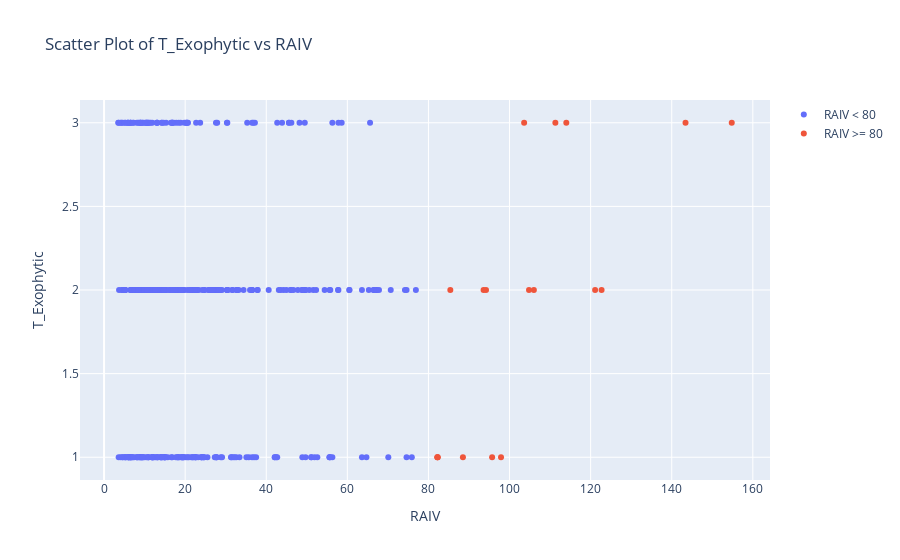

The notebook cell this image was saved under:
### Markdown cell above
## T_Exophytic , RAIV 을 2차원으로 확인

### Code cell
# Filter merged_result based on RAIV >= 80
merged_result_raiv_80 = merged_result[merged_result['RAIV'] >= 80]

# Create a scatter plot for RAIV < 80
trace_raiv_lt_80 = go.Scatter(
    x=merged_result[merged_result['RAIV'] < 80]['RAIV'],
    y=merged_result[merged_result['RAIV'] < 80]['T_Exophytic'],
    mode='markers',
    name='RAIV < 80'
)

# Create a scatter plot for RAIV >= 80
trace_raiv_gte_80 = go.Scatter(
    x=merged_result_raiv_80['RAIV'],
    y=merged_result_raiv_80['T_Exophytic'],
    mode='markers',
    name='RAIV >= 80'
)

# Create layout
layout = go.Layout(
    title="Scatter Plot of T_Exophytic vs RAIV",
    xaxis=dict(title='RAIV'),
    yaxis=dict(title='T_Exophytic')
)

# Create figure and add traces
fig = go.Figure(data=[trace_raiv_lt_80, trace_raiv_gte_80], layout=layout)

# Show plot
fig.show()

### Figure 1 — Plotly figure (JSON) as saved in the notebook; plotly's stock layout.template omitted (floating-point values rounded to 4 significant figures; data arrays with more than 128 entries replaced by an {"elided": "..."} marker saying what was removed)
{"data": [{"mode": "markers", "name": "RAIV < 80", "type": "scatter", "x": {"elided": "371 float values"}, "y": {"elided": "371 int values"}}, {"mode": "markers", "name": "RAIV >= 80", "type": "scatter", "x": [95.7, 85.4, 114, 154.8, 94.2, 111.3, 103.6, 143.4, 93.6, 82.3, 88.5, 82.2, 82.2, 106, 121.1, 122.7, 104.8, 97.9], "y": [1, 2, 3, 3, 2, 3, 3, 3, 2, 1, 1, 1, 1, 2, 2, 2, 2, 1]}], "layout": {"title": {"text": "Scatter Plot of T_Exophytic vs RAIV"}, "xaxis": {"title": {"text": "RAIV"}}, "yaxis": {"title": {"text": "T_Exophytic"}}}}
